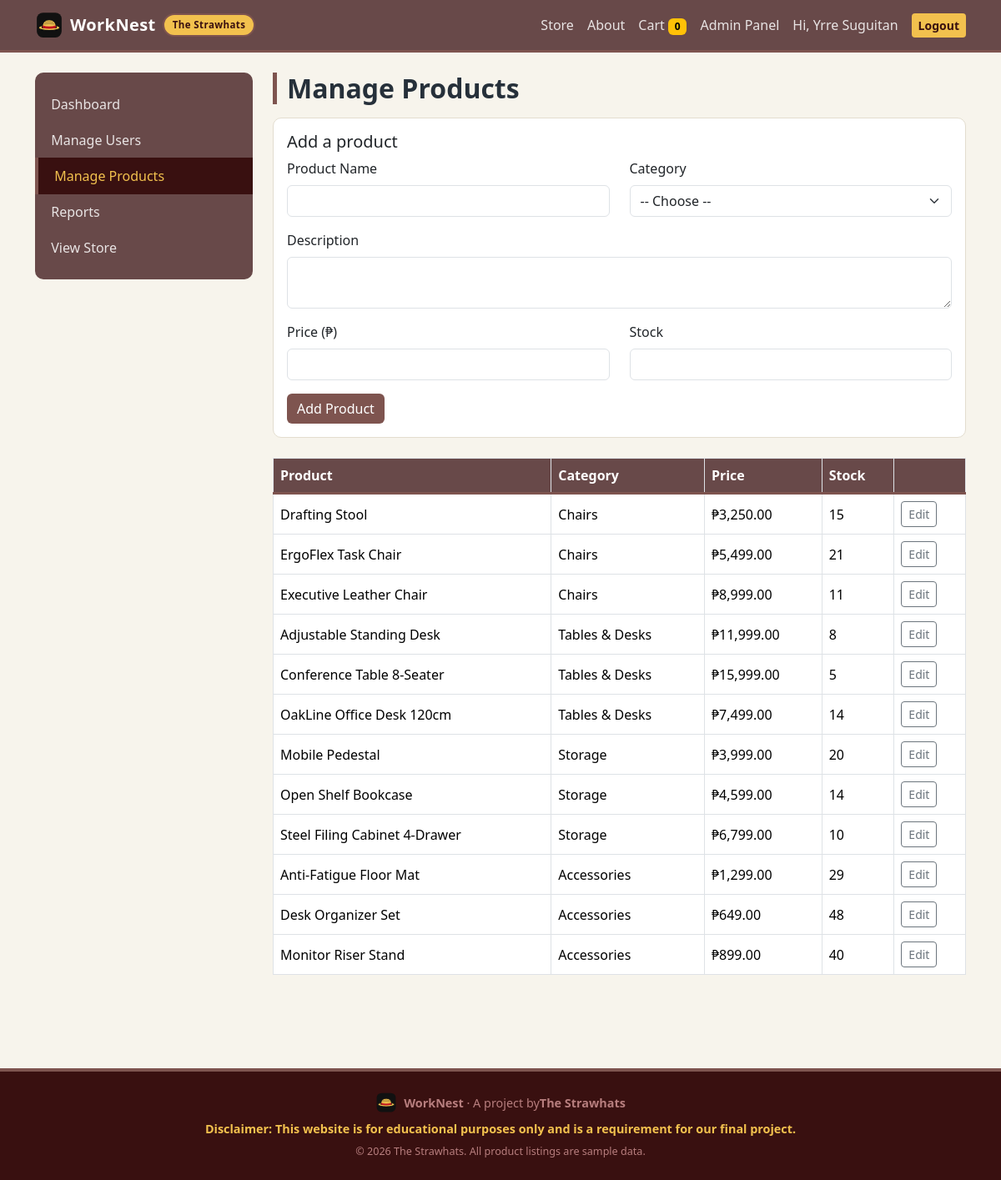
/admin/products.php (signed in), run on the app's committed database.
### tables this page shows
CREATE TABLE `products` (
  `id` int(11) NOT NULL,
  `category_id` int(11) NOT NULL,
  `name` varchar(100) NOT NULL,
  `description` text DEFAULT NULL,
  `price` decimal(10,2) NOT NULL,
  `stock` int(11) NOT NULL DEFAULT 0,
  `created_at` timestamp NOT NULL DEFAULT current_timestamp()
);

CREATE TABLE `categories` (
  `id` int(11) NOT NULL,
  `name` varchar(50) NOT NULL
);

### includes/functions.php (called while the page is built, shortened)
<?php
function peso($amount)
{
    return '&#8369;' . number_format($amount, 2);
}

### admin/products.php (the view, shortened to what this page needs)
<?php
require_once '../includes/config.php';
require_once '../includes/functions.php';
$products = mysqli_query($conn, 'SELECT p.*, c.name AS category_name FROM products p JOIN categories c ON p.category_id = c.id ORDER BY c.id, p.name');
require_once '../includes/header.php';
?>
<div class="container mt-4">
    <div class="row">
        <?php include 'sidebar.php'; ?>
        <div class="col-lg-9">
            <h2 class="wn-page-title mt-0">Manage Products</h2>
            <div class="card wn-card p-3 mb-4 h-auto">
                <h5>Add a product</h5>
                <form method="post" action="products.php" novalidate>
                    <div class="row">
                        <div class="col-md-6 mb-3">
                            <label class="form-label">Product Name</label>
                            <input type="text" name="name" class="form-control" required>
                        </div>
                        <div class="col-md-6 mb-3">
                            <label class="form-label">Category</label>
                            <select name="category_id" class="form-select">
                                <option value="0">-- Choose --</option>
                            </select>
                        </div>
                        <div class="col-12 mb-3">
                            <label class="form-label">Description</label>
                            <textarea name="description" class="form-control" rows="2"></textarea>
                        </div>
                        <div class="col-md-6 mb-3">
                            <label class="form-label">Price (&#8369;)</label>
                            <input type="number" name="price" step="0.01" min="0" class="form-control" required>
                        </div>
                        <div class="col-md-6 mb-3">
                            <label class="form-label">Stock</label>
                            <input type="number" name="stock" min="0" class="form-control" required>
                        </div>
                    </div>
                    <button type="submit" class="btn btn-wn">Add Product</button>
                </form>
            </div>
            <div class="table-responsive mb-5">
                <table class="table table-bordered align-middle bg-white">
                    <thead>
                        <tr>
                            <th>Product</th>
                            <th>Category</th>
                            <th>Price</th>
                            <th>Stock</th>
                            <th></th>
                        </tr>
                    </thead>
                    <tbody>
                        <?php while ($p = mysqli_fetch_assoc($products)): ?>
                            <tr <?php if ((int) $p['stock'] <= 5) echo 'class="wn-low-stock"'; ?>>
                                <td><?php echo htmlspecialchars($p['name']); ?></td>
                                <td><?php echo htmlspecialchars($p['category_name']); ?></td>
                                <td><?php echo peso($p['price']); ?></td>
                                <td><?php echo $p['stock']; ?></td>
                                <td>
                                    <a href="product_edit.php?id=<?php echo $p['id']; ?>" class="btn btn-outline-secondary btn-sm">Edit</a>
                                </td>
                            </tr>
                        <?php endwhile; ?>
                    </tbody>
                </table>
            </div>
        </div>
    </div>
</div>
<?php require_once '../includes/footer.php'; ?>

### assets/css/style.css (style rules this page uses)
:root { --wn-ink: #26303a; --wn-navy: #684949; --wn-navy-dark: #391010; --wn-red: #7e544f; --wn-red-dark: #9e0e19; --wn-amber: #f2c14e; --wn-bg: #f7f4ec; --wn-border: #e3ddcf; }
body { background-color: var(--wn-bg); color: var(--wn-ink); font-family: "Segoe UI", system-ui, -apple-system, Arial, sans-serif; display: flex; flex-direction: column; min-height: 100vh; }
.wn-page-title { border-left: 5px solid var(--wn-red); padding-left: 12px; margin: 1.5rem 0 1rem; font-weight: 700; }
.wn-card { border: 1px solid var(--wn-border); border-radius: 10px; transition: box-shadow 0.15s ease, transform 0.15s ease; height: 100%; }
.btn-wn { background-color: var(--wn-red); color: #fff; border: none; }
.table thead th { background-color: var(--wn-navy); color: #fff; font-weight: 600; border-bottom: 3px solid var(--wn-red) !important; }
.wn-low-stock { background-color: #fdecea !important; }

### data on the page
products: name "Drafting Stool", category.name "Chairs", price "₱3,250.00", stock "15"
products: name "ErgoFlex Task Chair", category.name "Chairs", price "₱5,499.00", stock "21"
products: name "Executive Leather Chair", category.name "Chairs", price "₱8,999.00", stock "11"
products: name "Adjustable Standing Desk", category.name "Tables & Desks", price "₱11,999.00", stock "8"
products: name "Conference Table 8-Seater", category.name "Tables & Desks", price "₱15,999.00", stock "5"
products: name "OakLine Office Desk 120cm", category.name "Tables & Desks", price "₱7,499.00", stock "14"
products: name "Mobile Pedestal", category.name "Storage", price "₱3,999.00", stock "20"
products: name "Open Shelf Bookcase", category.name "Storage", price "₱4,599.00", stock "14"
products: name "Steel Filing Cabinet 4-Drawer", category.name "Storage", price "₱6,799.00", stock "10"
products: name "Anti-Fatigue Floor Mat", category.name "Accessories", price "₱1,299.00", stock "29"
products: name "Desk Organizer Set", category.name "Accessories", price "₱649.00", stock "48"
products: name "Monitor Riser Stand", category.name "Accessories", price "₱899.00", stock "40"

### other printed values
cart_count() "0"
$_SESSION['full_name'] "Yrre Suguitan"
